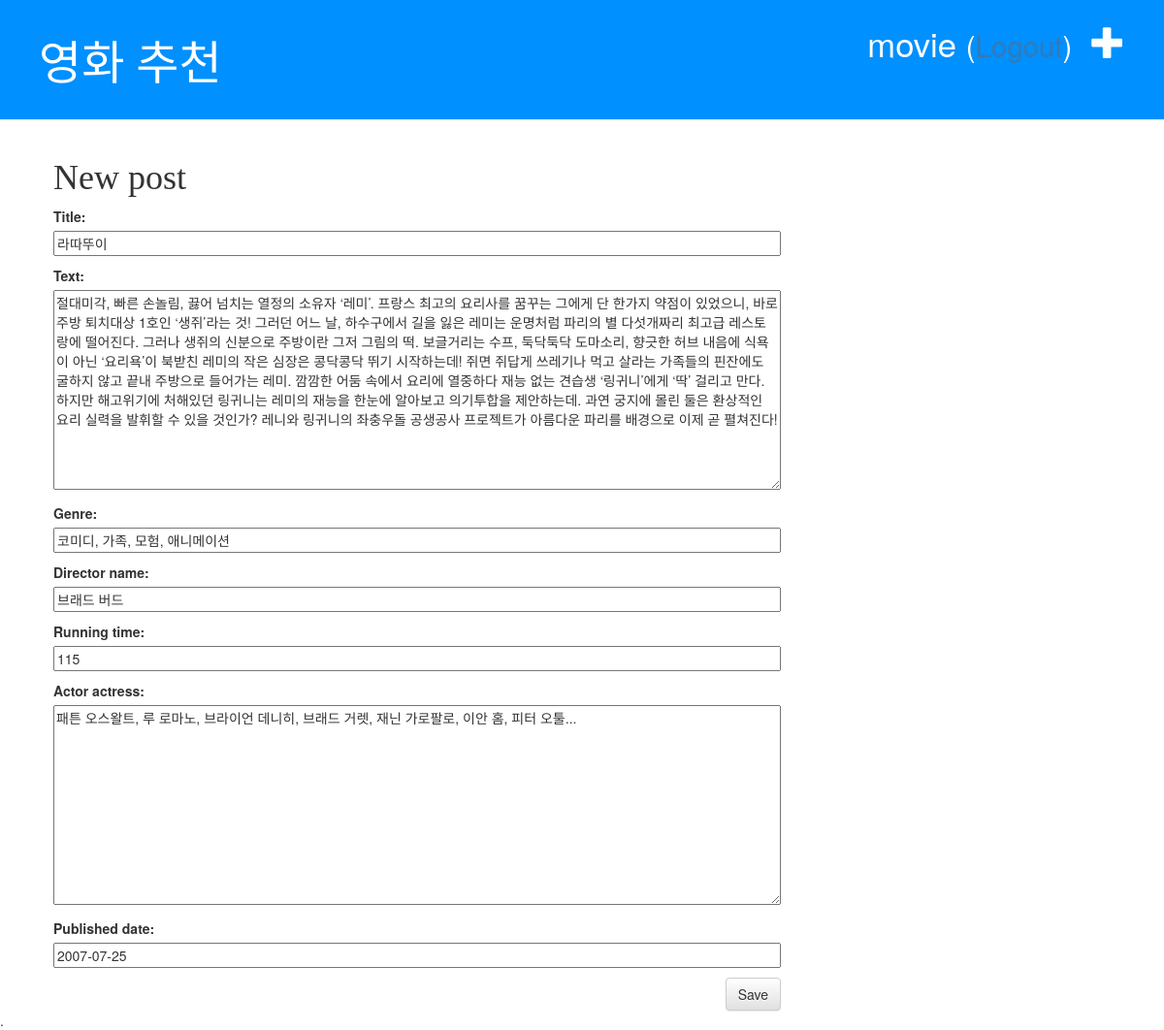
/blog/post/3/edit/ (signed in), run on the app's committed database.
### blog/models.py (models this page shows, shortened)
class Post(models.Model):
    title = models.CharField(max_length=100)
    text = models.TextField()
    genre = models.CharField(max_length=100)
    director_name = models.CharField(max_length=100)
    running_time = models.IntegerField()
    actor_actress = models.TextField()
    published_date = models.DateField()

### blog/views.py (the view)
# urls.py: path('post/<int:pk>/edit/', views.post_edit, name='post_edit'),
@login_required
def post_edit(request, pk):
    post = get_object_or_404(Post, pk=pk)
    if request.method == 'POST':
        form = PostModelForm(request.POST, instance=post)
        if form.is_valid():
            blog_ = post.save()
            return redirect('post_detail', pk=blog_.pk)
    else:
        form = PostModelForm(instance=post)
    return render(request, 'blog/post_edit.html', {'form': form})

### blog/forms.py
class PostModelForm(forms.ModelForm):
    class Meta:
        model = Post
        fields = ('title', 'text', 'genre', 'director_name', 'running_time', 'actor_actress', 'published_date', )

### blog/templates/blog/post_edit.html (shortened to what this page needs)
{% extends 'blog/base.html' %}
{% block content %}
    <h1>New post</h1>
    <form method="post" class="post-form">
        {{ form.as_p }}
        <button type="submit" class="save btn btn-default">Save</button>
    </form>
{% endblock %}

### blog/templates/blog/base.html (shortened to what this page needs)
<!DOCTYPE html>
{% load static %}
<html lang="ko">
<head>
    <link rel="stylesheet" href="https://maxcdn.bootstrapcdn.com/bootstrap/3.3.2/css/bootstrap.min.css">
    <link rel="stylesheet" href="https://maxcdn.bootstrapcdn.com/bootstrap/3.3.2/css/bootstrap-theme.min.css">
    <link rel="stylesheet" href="{% static 'css/blog.css' %}">
    </head>
<body>
    <div class="page-header">
        {% if user.is_authenticated %}
            <a href="{% url 'post_new' %}" class="top-menu">
                <span class="glyphicon glyphicon-plus"></span>
            </a>
            <p class="top-menu"> {{ user.username }}
                <small>
                (<a href="{% url 'logout' %}?next={{request.path}}">Logout</a>)
                </small>
            </p>
        {% else %}
            <a href="{% url 'login' %}" class="top-menu">
                <span class="glyphicon glyphicon-lock"></span>
            </a>
        {% endif %}
        <h1><a href="{% url 'post_list' %}">영화 추천</a></h1>
    </div>
    <div class="content container">
        <div class="row">
            <div class="col-md-8">
                {% block content %}
                {% endblock %}
            </div>
        </div>
    </div>.
</body>
</html>

### blog/static/css/blog.css (style rules this page uses)
.page-header { background-color: #0090ff; margin-top: 0; padding: 20px 20px 20px 40px; }
.page-header h1, .page-header h1 a, .page-header h1 a:visited, .page-header h1 a:active { color: #ffffff; font-size: 36pt; text-decoration: none; font-family: Malgun Godick; }
.content { margin-left: 40px; }
h1, h2, h3, h4 { font-family: 'Malgun Godick', cursive; }
.save { float: right; }
.post-form textarea, .post-form input { width: 100%; }
.top-menu, .top-menu:hover, .top-menu:visited { color: #ffffff; float: right; font-size: 26pt; margin-right: 20px; }

### data on the page
Post: title "라따뚜이", text "절대미각, 빠른 손놀림, 끓어 넘치는 열정의 소유자 ‘레미’. 프랑스 최고의 요리사를 꿈꾸는 그에게 단 한가지 약점이 있었으니, 바로 주방 퇴치대상 1호인 ‘생쥐’라는 것! 그러던 어느 날, 하수구에서 길을 잃은 레미는 운명처럼 파리의 별 다섯개짜리 최고급 레스토랑에 떨어진다. 그러나 생쥐의 신분으로 주방이란 그저 그림의 떡. 보글거리는 수프, 둑닥둑닥 도마소리, 향긋한 허브 내음에 식욕이 아닌 ‘요리욕’이 북받친 레미의 작은 심장은 콩닥콩닥 뛰기 시작하는데! 쥐면 쥐답게 쓰레기나 먹고 살라는 가족들의 핀잔에도 굴하지 않고 끝내 주방으로 들어가는 레미. 깜깜한 어둠 속에서 요리에 열중하다 재능 없는 견습생 ‘링귀니’에게 ‘딱’ 걸리고 만다. 하지만 해고위기에 처해있던 링귀니는 레미의 재능을 한눈에 알아보고 의기투합을 제안하는데. 과연 궁지에 몰린 둘은 환상적인 요리 실력을 발휘할 수 있을 것인가? 레니와 링귀니의 좌충우돌 공생공사 프로젝트가 아름다운 파리를 배경으로 이제 곧 펼쳐진다!", genre "코미디, 가족, 모험, 애니메이션", director_name "브래드 버드", running_time "115", actor_actress "패튼 오스왈트, 루 로마노, 브라이언 데니히, 브래드 거렛, 재닌 가로팔로, 이안 홈, 피터 오툴...", published_date "2007-07-25"

### other printed values
{{ user.username }} "movie"
